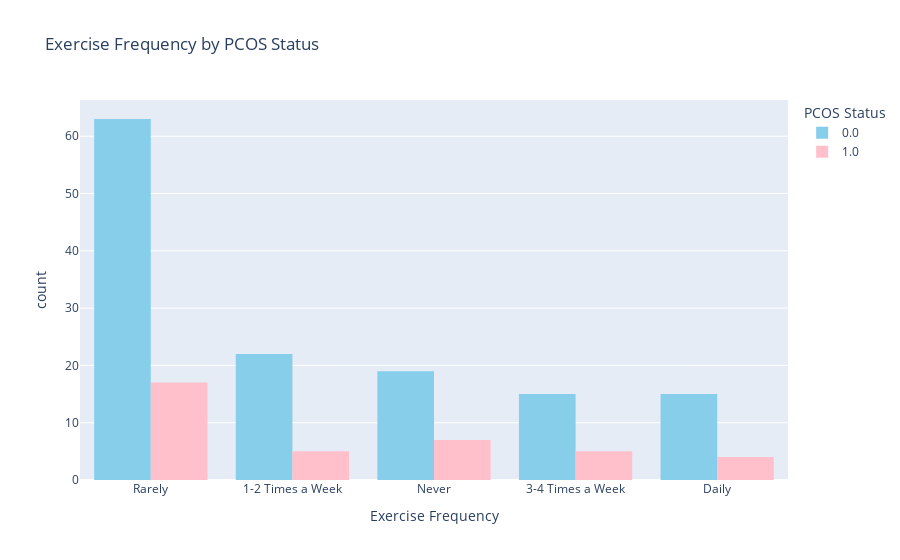

Notebook code for this chart:
### Code cell
fig = px.histogram(df, x='Exercise_Frequency', color='PCOS',
                   barmode='group',
                   title="Exercise Frequency by PCOS Status",
                   labels={'Exercise_Frequency': 'Exercise Frequency', 'PCOS': 'PCOS Status'},
                   category_orders={'Exercise_Frequency': df['Exercise_Frequency'].value_counts().index},
                   color_discrete_sequence=['skyblue', 'pink'])
fig.show()

### Figure 1 — Plotly figure (JSON) as saved in the notebook; plotly's stock layout.template omitted (floating-point values rounded to 4 significant figures; data arrays with more than 128 entries replaced by an {"elided": "..."} marker saying what was removed)
{"data": [{"alignmentgroup": "True", "bingroup": "x", "hovertemplate": "PCOS Status=0.0<br>Exercise Frequency=%{x}<br>count=%{y}<extra></extra>", "legendgroup": "0.0", "marker": {"color": "skyblue", "pattern": {"shape": ""}}, "name": "0.0", "offsetgroup": "0.0", "orientation": "v", "showlegend": true, "type": "histogram", "x": {"elided": "134 str values"}, "xaxis": "x", "yaxis": "y"}, {"alignmentgroup": "True", "bingroup": "x", "hovertemplate": "PCOS Status=1.0<br>Exercise Frequency=%{x}<br>count=%{y}<extra></extra>", "legendgroup": "1.0", "marker": {"color": "pink", "pattern": {"shape": ""}}, "name": "1.0", "offsetgroup": "1.0", "orientation": "v", "showlegend": true, "type": "histogram", "x": ["Rarely", "Never", "Rarely", "3-4 Times a Week", "Rarely", "Rarely", "1-2 Times a Week", "Rarely", "1-2 Times a Week", "Never", "Rarely", "3-4 Times a Week", "Rarely", "Rarely", "Rarely", "Rarely", "3-4 Times a Week", "Rarely", "1-2 Times a Week", "Rarely", "1-2 Times a Week", "Never", "Daily", "3-4 Times a Week", "Never", "Daily", "Never", "Rarely", "Daily", "Daily", "Rarely", "Rarely", "Never", "Rarely", "Never", "1-2 Times a Week", "3-4 Times a Week", "Rarely"], "xaxis": "x", "yaxis": "y"}], "layout": {"autosize": true, "barmode": "group", "legend": {"title": {"text": "PCOS Status"}, "tracegroupgap": 0}, "title": {"text": "Exercise Frequency by PCOS Status"}, "xaxis": {"anchor": "y", "autorange": true, "categoryarray": ["Rarely", "1-2 Times a Week", "Never", "3-4 Times a Week", "Daily"], "categoryorder": "array", "domain": [0, 1], "range": [-0.5, 4.5], "title": {"text": "Exercise Frequency"}, "type": "category"}, "yaxis": {"anchor": "x", "autorange": true, "domain": [0, 1], "range": [0, 66.32], "title": {"text": "count"}}}}
